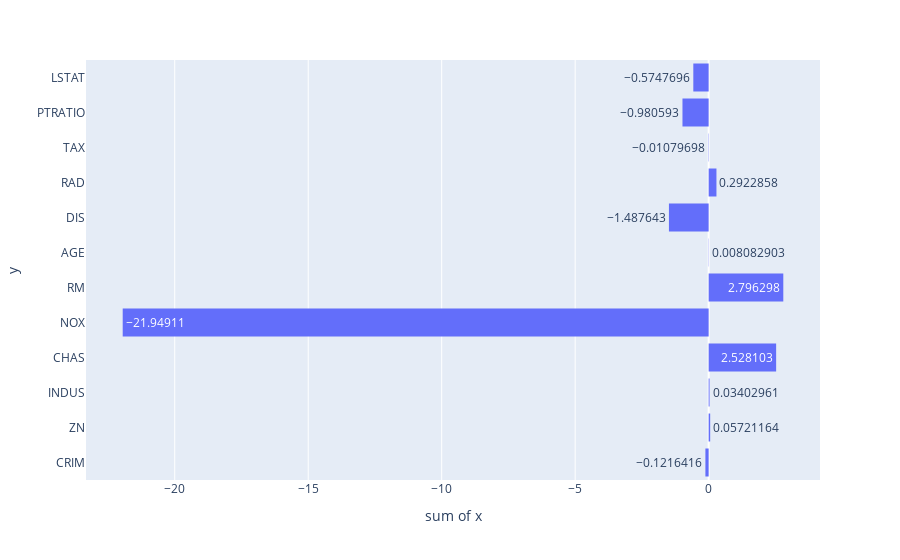

Notebook cell for this chart:
### Code cell
px.histogram(x=model.coef_, y=X.columns, text_auto=True)

### Figure 1 — Plotly figure (JSON) as saved in the notebook; plotly's stock layout.template omitted (floating-point values rounded to 4 significant figures)
{"data": [{"alignmentgroup": "True", "bingroup": "y", "histfunc": "sum", "hovertemplate": "sum of x=%{x}<br>y=%{y}<extra></extra>", "legendgroup": "", "marker": {"color": "#636efa", "pattern": {"shape": ""}}, "name": "", "offsetgroup": "", "orientation": "h", "showlegend": false, "texttemplate": "%{value}", "type": "histogram", "x": [-0.1216, 0.05721, 0.03403, 2.528, -21.95, 2.796, 0.008083, -1.488, 0.2923, -0.0108, -0.9806, -0.5748], "xaxis": "x", "y": ["CRIM", "ZN", "INDUS", "CHAS", "NOX", "RM", "AGE", "DIS", "RAD", "TAX", "PTRATIO", "LSTAT"], "yaxis": "y"}], "layout": {"barmode": "relative", "legend": {"tracegroupgap": 0}, "margin": {"t": 60}, "xaxis": {"anchor": "y", "domain": [0, 1], "title": {"text": "sum of x"}}, "yaxis": {"anchor": "x", "domain": [0, 1], "title": {"text": "y"}}}}
